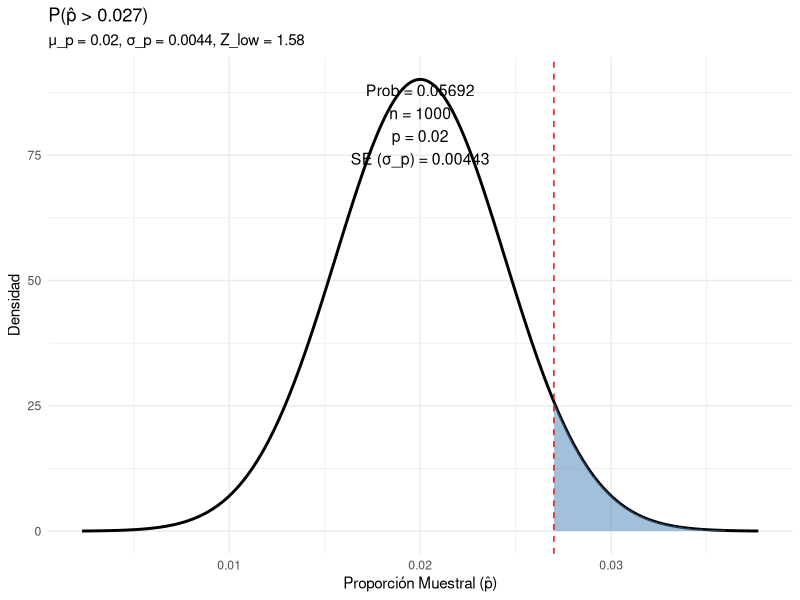

Write R code to recreate this figure.
library(ggplot2)

# Function to plot sampling distribution of proportions
# Inputs:
#   p: Population proportion (success rate)
#   q: Failure rate (optional, defaults to 1-p)
#   n: Sample size
#   lower: Lower bound for the sample proportion (p-hat)
#   upper: Upper bound for the sample proportion (p-hat)
#   main: Plot title
ggplot_proportion_dist <- function(p = 0.5, q = NULL, n = 30, lower = -Inf, upper = Inf, main = "Distribución de Proporciones Muestrales") {

  # Calculate q if not provided
  if (is.null(q)) {
    q <- 1 - p
  }

  # Standard error (estimation error for the proportion)
  # Formula: sqrt(p * q / n)
  se <- sqrt(p * q / n)

  # Create data for plotting
  # We use the normal approximation: N(p, se)
  # Range: mean +/- 4 standard deviations to cover the distribution
  x <- seq(p - 4 * se, p + 4 * se, length = 1000)
  df <- data.frame(x = x, y = dnorm(x, mean = p, sd = se))

  # Shaded area
  df_shade <- df[df$x >= lower & df$x <= upper, ]

  # Calculate probability
  # P(lower <= p-hat <= upper)
  prob <- pnorm(upper, mean = p, sd = se) - pnorm(lower, mean = p, sd = se)

  # Calculate Z-values for the bounds
  # Formula: z = (p-hat - p) / sqrt(p * q / n)
  z_lower <- if (is.finite(lower)) (lower - p) / se else -Inf
  z_upper <- if (is.finite(upper)) (upper - p) / se else Inf

  # Create plot
  plot <- ggplot(df, aes(x, y)) +
    geom_line(linewidth = 1) +
    geom_area(data = df_shade, fill = "steelblue", alpha = 0.5) +
    geom_vline(
      xintercept = c(lower, upper)[is.finite(c(lower, upper))],
      linetype = "dashed", color = "red"
    ) +
    annotate(
      "text",
      x = p,
      y = max(df$y) * 0.9,
      label = paste0(
        "Prob = ", round(prob, 5), "\n",
        "n = ", n, "\n",
        "p = ", p, "\n",
        "SE (σ_p) = ", round(se, 5)
      ),
      size = 4
    ) +
    labs(
      title = main,
      x = "Proporción Muestral (p̂)",
      y = "Densidad",
      subtitle = paste0(
        "μ_p = ", p, ", σ_p = ", round(se, 4),
        if (is.finite(lower)) paste0(", Z_low = ", round(z_lower, 2)) else "",
        if (is.finite(upper)) paste0(", Z_up = ", round(z_upper, 2)) else ""
      )
    ) +
    theme_minimal()

  # Print Summary
  cat("\n========================================\n")
  cat("SUMMARY OF RESULTS\n")
  cat("========================================\n")
  cat("Population proportion (p):", p, "\n")
  cat("Failure probability (q):", q, "\n")
  cat("Sample size (n):", n, "\n")
  cat("Standard error (SE):", round(se, 5), "\n")
  cat("────────────────────────────────────────\n")
  cat(
    "Limits (p̂ scale):",
    ifelse(is.infinite(lower), "-∞", round(lower, 4)), "to",
    ifelse(is.infinite(upper), "∞", round(upper, 4)), "\n"
  )
  cat(
    "Z-values:",
    ifelse(is.infinite(z_lower), "-∞", round(z_lower, 4)), "to",
    ifelse(is.infinite(z_upper), "∞", round(z_upper, 4)), "\n"
  )
  cat("────────────────────────────────────────\n")
  cat("Probability:", round(prob, 5), "\n")
  cat("========================================\n\n")

  return(plot)
}

# Example usage:
# Population proportion p = 0.5
# Sample size n = 100
# Calculate probability that sample proportion is between 0.45 and 0.55
# ggplot_proportion_dist(p = 0.5, n = 100, lower = 0.45, upper = 0.55, main = "P(0.45 <= p̂ <= 0.55)")

ggplot_proportion_dist(p = 0.02, n = 1000, lower = 0.027, upper = +Inf, main = "P(p̂ > 0.027)")
